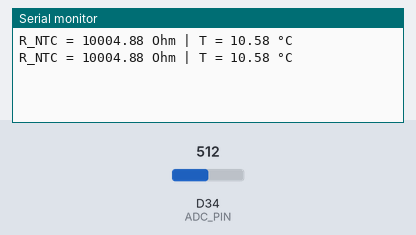
The sketch below on a simulated Arduino Due. Parts: the last lines printed to the serial monitor. The test bench sets the inputs (shaded band); at power-on: D34 (ADC_PIN) = 512 (analog values on the 0–1023 scale).

Above: at 1.8 s.
1.9 s: D34 (ADC_PIN) set to 716
At 2.5 s:
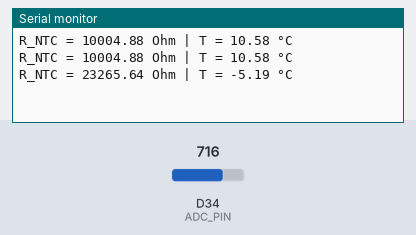
3.4 s: D34 (ADC_PIN) set to 900
At 4.8 s:
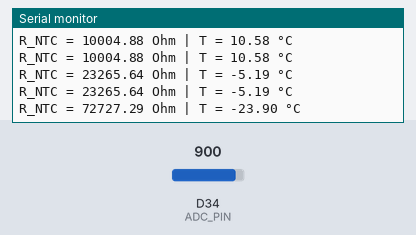
Timing chart, 0 to 6.4 s (numbered marks = the images above; inputs shaded):
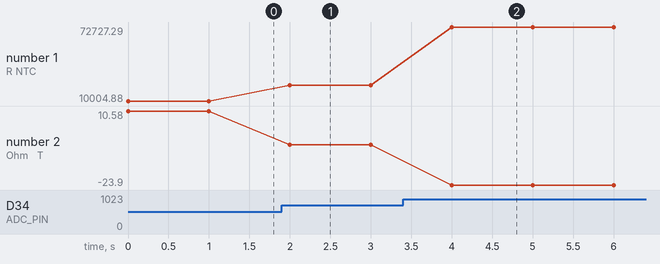

The sketch:

NTC.ino
```cpp
#include <Arduino.h> // Bibliothek muss zuvor installiert werden

#define ADC_PIN 34
#define VCC 3.3
#define ADC_MAX 4095.0

#define R_FIXED 10000.0 // 10kΩ
#define R0 5000.0       // NTC @ 25 °C
#define BETA 4069.0     // B-Wert
#define T0 298.15      // 25 °C in Kelvin

void setup() {
  Serial.begin(115200); // Baud-Rate Serieller Monitor
  analogReadResolution(12);
}

void loop() {
  int adcValue = analogRead(ADC_PIN);

  //Spannung berechnen
  // lineare Zuordnung: VCC / ADC_AMX = voltage / adcValue
  float voltage = adcValue * (VCC / ADC_MAX);

  // NTC-Widerstand berechnen
  //Spannungsteiler-Gleichung: U1 = (Uges*R1) / (R1+R2) --> voltage = (VCC*rNTC+R_FIXED)
  float rNTC = R_FIXED * (voltage / (VCC - voltage));

  // Beta-Formel
  float temperatureK =
    (BETA /
    (log(rNTC / R0) + BETA / T0));

  float temperatureC = temperatureK - 273.15;

  Serial.print("R_NTC = ");
  Serial.print(rNTC);
  Serial.print(" Ohm | T = ");
  Serial.print(temperatureC);
  Serial.println(" °C");

  delay(1000);
}
```

Measured:
- after the input at 1.9 s, the serial monitor: prints a new line after 0.10 s (image 1)
- after the input at 3.4 s, the serial monitor: prints a new line after 0.60 s (image 2)
- plotted number 1: 10004.88 → 23265.64 after the input at 1.9 s, 23265.64 → 72727.29 after the input at 3.4 s
- plotted number 2: 10.58 → -5.19 after the input at 1.9 s, -5.19 → -23.9 after the input at 3.4 s
